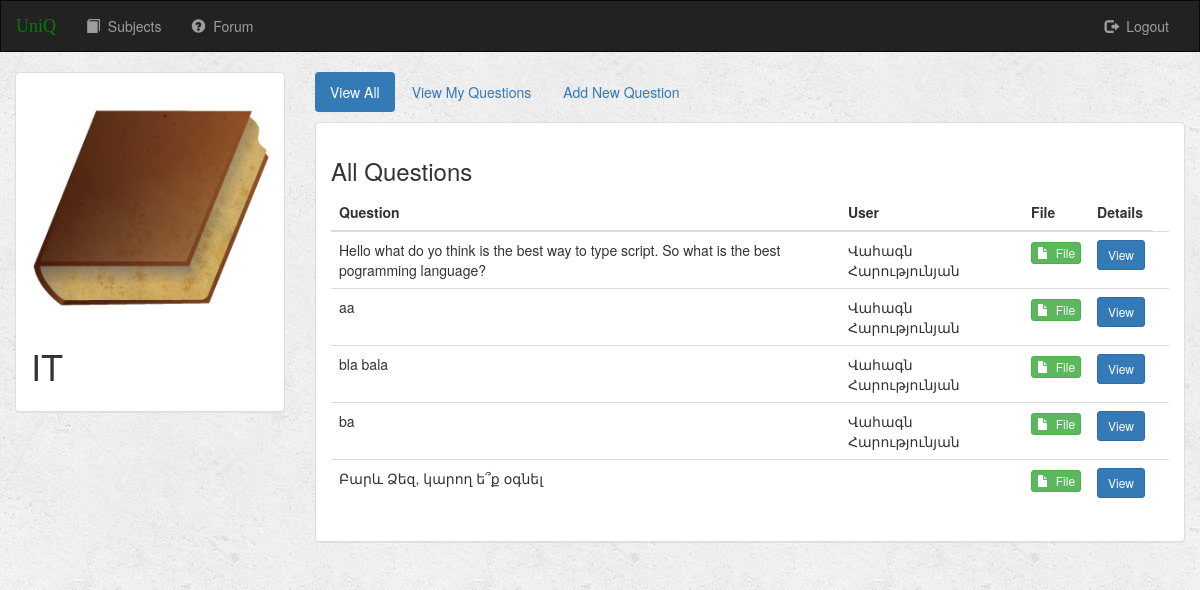
The page /forum/1/ (signed in) on the database its author committed.
### music/models.py (models this page shows, shortened)
class Forum(models.Model):
    name = models.CharField(max_length=500)
    logo = models.FileField()
    def __str__(self):
        return self.name

class Question(models.Model):
    user = models.ForeignKey(User, default=1)
    forum = models.ForeignKey(Forum, on_delete=models.CASCADE)
    name = models.TextField()
    file = models.FileField(default='')

### students/models.py (models this page shows)
class User(AbstractUser):
    username = None
    email = models.EmailField(_('email address'), unique=True)
    USERNAME_FIELD = 'email'
    REQUIRED_FIELDS = []
    objects = UserManager()

class Student(models.Model):
    user = models.OneToOneField(User, related_name='student')
    անուն = models.CharField(max_length=20)
    ազգանուն =  models.CharField(max_length=20)
    մոգ = models.FloatField(default=0)
    ընդունելություն = models.IntegerField(default=timezone.now().year)
    ուսուցման_համակարգ =  models.CharField(max_length=20)
    կրթական_ծրագիր =  models.CharField(max_length=20)
    ֆակուլտետ =  models.CharField(max_length=20)
    մասնագիտություն =  models.CharField(max_length=20)
    կուրս = models.IntegerField(default=1)
    խումբ = models.IntegerField(default=1)
    զեղչ  = models.IntegerField(default=0)
    def __str__(self):
        return self.անուն + " " +  self.ազգանուն

### music/views.py (the view)
# urls.py: url(r'^forum/(?P<album1_id>[0-9]+)/$', views.detail1, name='detail1'),
def detail1(request, album1_id):
    if not request.user.is_authenticated():
        return render(request, 'music/login.html')
    else:
        user = request.user
        album = get_object_or_404(Forum, pk=album1_id)
        return render(request, 'music/detail1.html', {'album': album, 'user': user})

### music/templates/music/detail1.html (shortened to what this page needs)
{% extends 'music/base.html' %}
{% block body %}
<div class="container-fluid songs-container">
    <div class="row">
        <div class="col-sm-4 col-md-3">
            <div class="panel panel-default">
                <div class="panel-body">
                    <a href="{% url 'music:detail1' album.id %}">
                        {% if album.logo %}
                            <img src="{{ album.logo.url }}" class="img-responsive">
                        {% else %}
                            <h3>No image to display</h3>
                        {% endif %}
                    </a>
                    <h1>{{ album.name }}</h1>
                </div>
            </div>
        </div>
        <div class="col-sm-8 col-md-9">
            <ul class="nav nav-pills" style="margin-bottom: 10px;">
                <li role="presentation" class="active"><a href="{% url 'music:detail1' album.id %}">View All</a></li>
                <li role="presentation" ><a href="{% url 'music:detail3' album.id %}">View My Questions</a></li>
                <li role="presentation"><a href="{% url 'music:create_song' album.id %}">Add New Question</a></li>
            </ul>
            <div class="panel panel-default">
                <div class="panel-body">
                    <h3>All Questions</h3>
                    <table class="table">
                        <thead>
                        <tr>
                            <th>Question</th>
                            <th>User</th>
                            <th>File</th>
                            <th>Details</th>
                        </tr>
                        </thead>
                        <tbody>
                        {% for song in album.question_set.all %}
                            <tr>
                                <td>{{ song.name }}</td>
                                <td>{{ song.user.student }}</td>
                                <td>
                                    <a target="_blank" href="{{ song.file.url }}">
                                        <button type="button" class="btn btn-success btn-xs">
                                            <span class="glyphicon glyphicon-file"></span>&nbsp; File
                                        </button>
                                    </a>
                                </td>
                                <td><a href="{% url 'music:detail2' song.id %}" class="btn btn-primary btn-sm" role="button">View</a>
                                </td>
                                <td>
                                </td>
                            </tr>
                        {% endfor %}
                        </tbody>
                    </table>
                </div>
            </div>
        </div>
    </div>
</div>
{% endblock %}

### music/templates/music/base.html (shortened to what this page needs)
<!DOCTYPE html>
<html lang="en">
<head>
    {% load staticfiles %}
    <link rel="stylesheet" href="https://maxcdn.bootstrapcdn.com/bootstrap/3.3.6/css/bootstrap.min.css">
    <link rel="stylesheet" type="text/css" href="{% static 'music/style.css' %}"/>
</head>
<body>
<nav class="navbar navbar-inverse">
    <div class="container-fluid">
        <div class="navbar-header">
            <a class="navbar-brand" href="{% url 'music:index' %}" style="font-family:'Comfortaa'; color:green;">UniQ</a>
        </div>
        <div class="collapse navbar-collapse" id="topNavBar">
            <ul class="nav navbar-nav">
                <li><a href="{% url 'music:index' %}"><span class="glyphicon glyphicon-book" aria-hidden="true"></span>&nbsp; Subjects</a></li>
                <li><a href="{% url 'music:forum' %}"><span class="glyphicon glyphicon-question-sign" aria-hidden="true"></span>&nbsp; Forum</a></li>
            </ul>
            <ul class="nav navbar-nav navbar-right">
                <li>
                    <a href="{% url 'music:logout_user' %}">
                        <span class="glyphicon glyphicon-log-out" aria-hidden="true"></span>&nbsp; Logout
                    </a>
                </li>
            </ul>
        </div>
    </div>
</nav>
{% block body %}
{% endblock %}
</body>
</html>

### music/static/music/style.css (style rules this page uses)
body { background: white url("images/background.png"); }
.navbar { border-radius: 0; }
.navbar-brand { font-family: 'Comfortaa', cursive; }

### rows shown on the page
Forum: logo (picture), name "IT"
Question: name "Hello what do yo think is the best way to type script. So what is the best pogramming language?", user.student "Վահագն Հարությունյան"
Question: name "aa", user.student "Վահագն Հարությունյան"
Question: name "bla bala", user.student "Վահագն Հարությունյան"
Question: name "ba", user.student "Վահագն Հարությունյան"
Question: name "Բարև Ձեզ, կարող ե՞ք օգնել"
